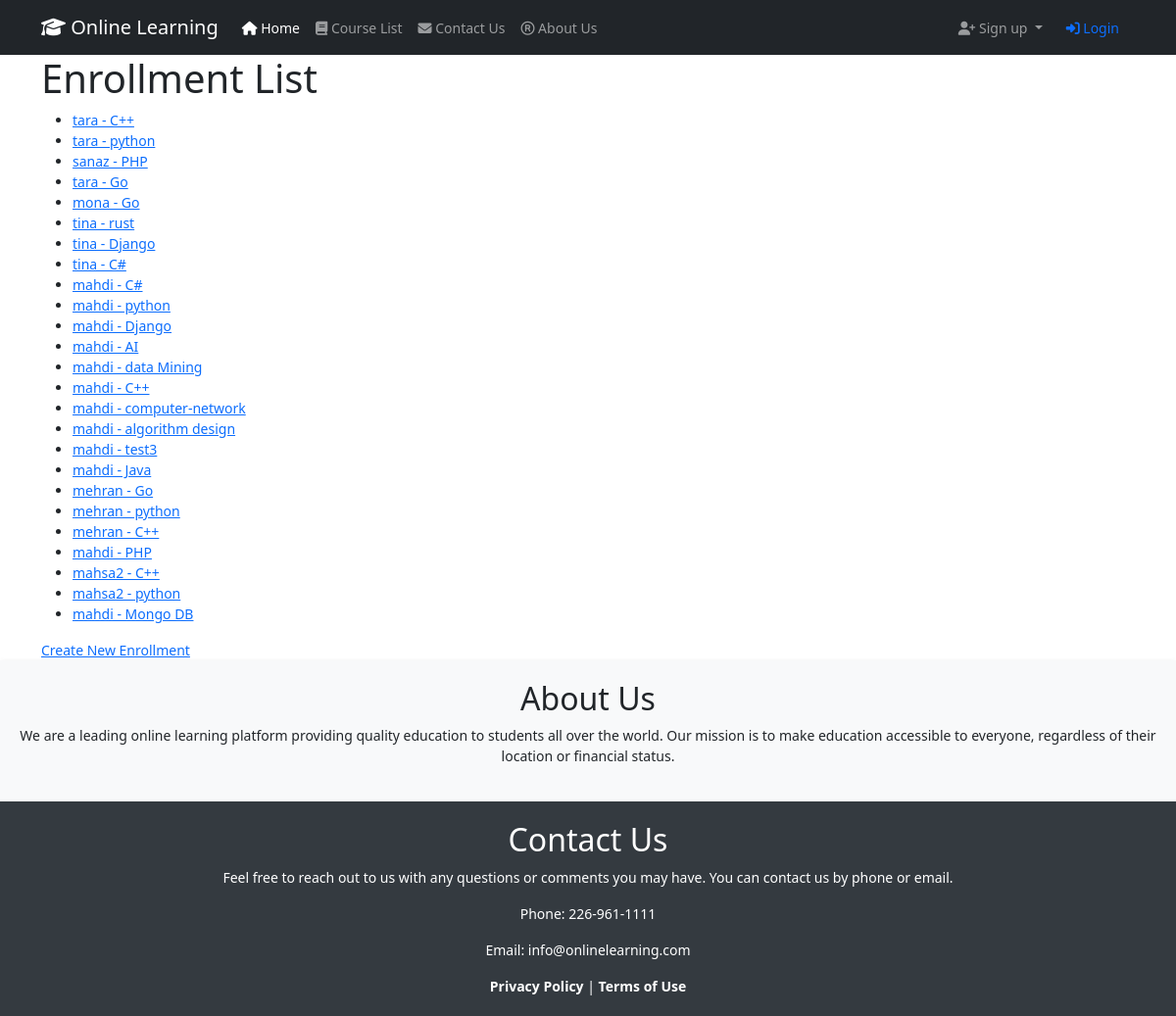
The app's page /enrollments/, older data.
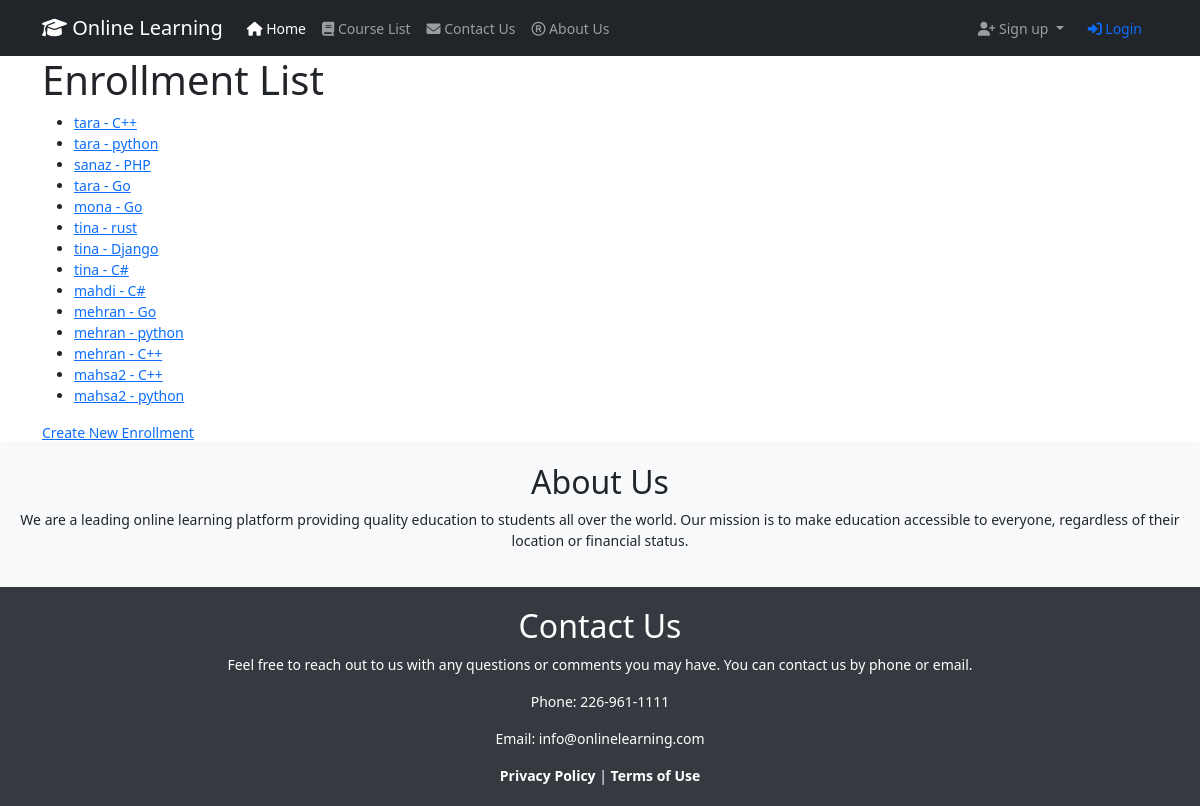
The same page, newer data.
### WhiteboardApp/models.py (models this page shows, shortened)
class Enrollment(models.Model):
    student = models.ForeignKey(Student, on_delete=models.CASCADE)
    course = models.ForeignKey(Course, on_delete=models.CASCADE)
    enrollment_date = models.DateField(auto_now_add=True)
    def __str__(self):
        return f"{self.student.user.username} - {self.course.title}"

class Student(models.Model):
    user = models.OneToOneField(User, on_delete=models.CASCADE, related_name='student')
    profile_picture = models.ImageField(upload_to='profile_pictures/', null=True, blank=True)
    bio = models.TextField(blank=True)
    date_of_birth = models.DateField(null=True, blank=True)
    address = models.CharField(max_length=255, blank=True)
    website = models.URLField(blank=True)
    phone_number = models.CharField(max_length=15, null=True, blank=True)
    courses_enrolled = models.ManyToManyField(Course, through='Enrollment')
    membership = models.ForeignKey(Membership, on_delete=models.SET_NULL, null=True, default=0)
    additional_data = models.JSONField(blank=True, null=True)
    class Meta:
        db_table = 'WhiteboardApp_student'
        verbose_name = 'student'
        verbose_name_plural = 'students'

class Course(models.Model):
    title = models.CharField(max_length=100)
    description = models.TextField()
    instructor = models.ForeignKey(Instructor, on_delete=models.CASCADE)
    start_date = models.DateField()
    end_date = models.DateField()
    is_active = models.BooleanField(default=True)
    syllabus = models.FileField(upload_to='syllabus/', null=True, blank=True)
    prerequisites = models.ManyToManyField('self', blank=True)
    avatar = models.ImageField(upload_to='avatars/', null=True, blank=True)
    additional_data = models.JSONField(blank=True, null=True)

### WhiteboardApp/views.py (the view)
# urls.py: path('enrollments/', views.enrollment_list, name='enrollment-list'),
def enrollment_list(request):
    enrollments = Enrollment.objects.all()
    return render(request, 'EnrolmentTemplates/Enrollment_list.html', {'enrollments': enrollments})

### templates/EnrolmentTemplates/Enrollment_list.html (shortened to what this page needs)
{% extends 'base.html' %}
{% block content %}
  <h1>Enrollment List</h1>
  <ul>
    {% for enrollment in enrollments %}
      <li><a href="{% url 'WhiteboardApp:enrollment-detail' enrollment.pk %}">{{ enrollment }}</a></li>
    {% endfor %}
  </ul>
  <a href="{% url 'WhiteboardApp:enrollment-create' %}">Create New Enrollment</a>
{% endblock %}

### templates/base.html (shortened to what this page needs)
{% load static %}
<!DOCTYPE html>
<html lang="en-us">
<head>
    <link rel="stylesheet" href="https://cdn.jsdelivr.net/npm/bootstrap@5.0.2/dist/css/bootstrap.min.css"/>
    <link rel="stylesheet" href="{% static 'css/base.css' %}">
    <link rel="stylesheet" href="{% static 'css/car-list.css' %}">
</head>
<body>
<nav class="navbar navbar-expand-lg navbar-dark bg-dark">
    <div class="container">
        <a class="navbar-brand" href="{% url 'WhiteboardApp:main_banner' %}">
            <i class="fas fa-graduation-cap fa-beat-fade"></i> Online Learning
        </a>
        <div class="collapse navbar-collapse" id="navbarScroll">
            <ul class="navbar-nav me-auto my-2 my-lg-0 navbar-nav-scroll" style="--bs-scroll-height: 100px;">
                <li class="nav-item">
                    <a class="nav-link active" aria-current="page" href="{% url 'WhiteboardApp:main_banner' %}">
                        <i class="fas fa-home"></i> Home
                    </a>
                </li>
                <li class="nav-item">
                    <a class="nav-link" href="{% url 'WhiteboardApp:course-list-paginate' %}">
                        <i class="fas fa-book"></i> Course List
                    </a>
                </li>
                <li class="nav-item">
                    <a class="nav-link" href="#contact-us">
                        <i class="fas fa-envelope"></i> Contact Us
                    </a>
                </li>
                <li class="nav-item">
                    <a class="nav-link" href="#about-us">
                        <i class="fa-regular fa-registered"></i> About Us
                    </a>
                </li>
            </ul>
        </div>
        {% if user.is_authenticated %}
            {% if user.student %}
                <ul class="navbar-nav me-auto my-2 my-lg-0 navbar-nav-scroll" style="--bs-scroll-height: 100px;">
                    <li class="nav-item">
                        <a class="nav-link" href="{% url 'WhiteboardApp:process_payment_stripe' %}">
                            <i class="fas fa-credit-card"></i> Make a Payment
                        </a>
                    </li>
                    <li class="nav-item">
                        <a class="nav-link" href="{% url 'WhiteboardApp:enrollment-list-of-student' user.student.id %}">
                            <i class="fa-solid fa-list-check"></i> My Courses
                        </a>
                    </li>
                    <li class="nav-item">
                        <a class="nav-link" href="{% url 'WhiteboardApp:student-update-by-userId' user.id %}">
                            <i class="fas fa-user"></i> Profile
                        </a>
                    </li>
                </ul>
            {% elif user.instructor %}
                <ul class="navbar-nav me-auto my-2 my-lg-0 navbar-nav-scroll" style="--bs-scroll-height: 100px;">
                    <li class="nav-item">
                        <a class="nav-link" href="{% url 'WhiteboardApp:instructor-update-by-userId' user.id %}">
                            <i class="fas fa-user"></i> Profile
                        </a>
                    </li>
                </ul>
            {% endif %}
            <a class="nav-link ml-auto order-last" href="{% url 'WhiteboardApp:logout' %}">
                <i class="fas fa-sign-out-alt"></i> Logout
            </a>
        {% else %}
            <ul class="navbar-nav me-auto my-2 my-lg-0 navbar-nav-scroll" style="--bs-scroll-height: 100px;">
                <li class="nav-item dropdown">
                    <a class="nav-link dropdown-toggle" href="#" role="button" data-bs-toggle="dropdown">
                        <i class="fas fa-user-plus"></i> Sign up
                    </a>
                </li>
            </ul>
            <a class="nav-link ml-auto order-last" href="{% url 'WhiteboardApp:login_post' %}">
                <i class="fas fa-sign-in-alt"></i> Login
            </a>
        {% endif %}
    </div>
</nav>
<div class="container">
    {% block content %}
    {% endblock %}
</div>
<div class="header" id="about-us">
    <h2>About Us</h2>
    <p>We are a leading online learning platform providing quality education to students all over the world.
        Our mission is to make education accessible to everyone, regardless of their location or financial status.</p>
</div>
<div class="footer" id="contact-us">
    <h2>Contact Us</h2>
    <p>Feel free to reach out to us with any questions or comments you may have. You can contact us by phone or
        email.</p>
    <p>Phone: 226-961-1111</p>
    <p>Email: info@onlinelearning.com</p>
    <a href="#">Privacy Policy</a> | <a href="#">Terms of Use</a>
</div>
</body>
</html>

### static/css/base.css (style rules this page uses)
.header { background-color: #f8f9fa; padding: 20px; text-align: center; box-shadow: 0 2px 6px -1px rgba(0, 0, 0, 0.2); }
.footer { background-color: #343a40; color: #fff; padding: 20px; text-align: center; }
.footer a { color: #fff; text-decoration: none; font-weight: bold; }
body { font-size: 14px; }

Row changes from the older to the newer data that the page shows:
removed Enrollment: student+course "mahdi - python"
removed Enrollment: student+course "mahdi - Django"
removed Enrollment: student+course "mahdi - AI"
removed Enrollment: student+course "mahdi - data Mining"
removed Enrollment: student+course "mahdi - C++"
removed Enrollment: student+course "mahdi - computer-network"
removed Enrollment: student+course "mahdi - algorithm design"
removed Enrollment: student+course "mahdi - test3"
removed Enrollment: student+course "mahdi - Java"
removed Enrollment: student+course "mahdi - PHP"
removed Enrollment: student+course "mahdi - Mongo DB"
